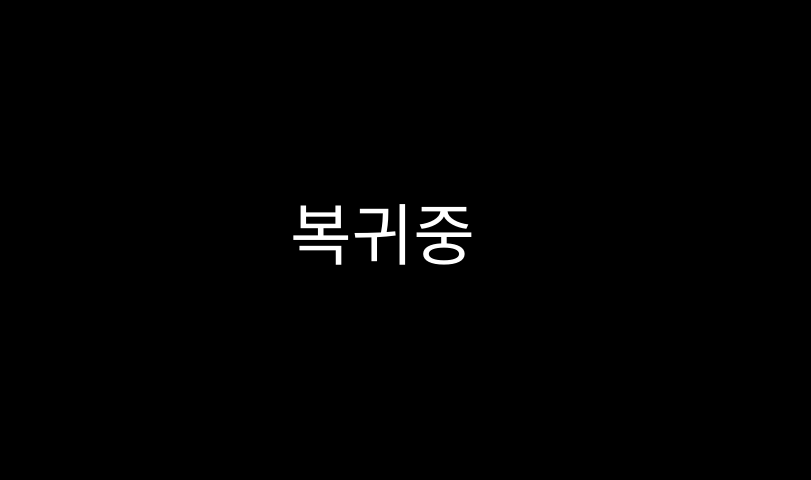
<?xml version="1.0" encoding="UTF-8"?>
<ui version="4.0">
 <class>MainWindow</class>
 <widget class="QMainWindow" name="MainWindow">
  <property name="geometry">
   <rect>
    <x>0</x>
    <y>0</y>
    <width>811</width>
    <height>480</height>
   </rect>
  </property>
  <property name="windowTitle">
   <string>MainWindow</string>
  </property>
  <property name="styleSheet">
   <string notr="true">background-color: rgb(0, 0, 0)</string>
  </property>
  <widget class="QWidget" name="centralwidget">
   <widget class="QLabel" name="label">
    <property name="geometry">
     <rect>
      <x>290</x>
      <y>190</y>
      <width>241</width>
      <height>81</height>
     </rect>
    </property>
    <property name="font">
     <font>
      <pointsize>50</pointsize>
     </font>
    </property>
    <property name="styleSheet">
     <string notr="true">color:rgb(255, 255, 255)</string>
    </property>
    <property name="text">
     <string>복귀중</string>
    </property>
   </widget>
  </widget>
  <widget class="QMenuBar" name="menubar">
   <property name="geometry">
    <rect>
     <x>0</x>
     <y>0</y>
     <width>811</width>
     <height>21</height>
    </rect>
   </property>
  </widget>
  <widget class="QStatusBar" name="statusbar"/>
 </widget>
 <resources/>
 <connections/>
</ui>
